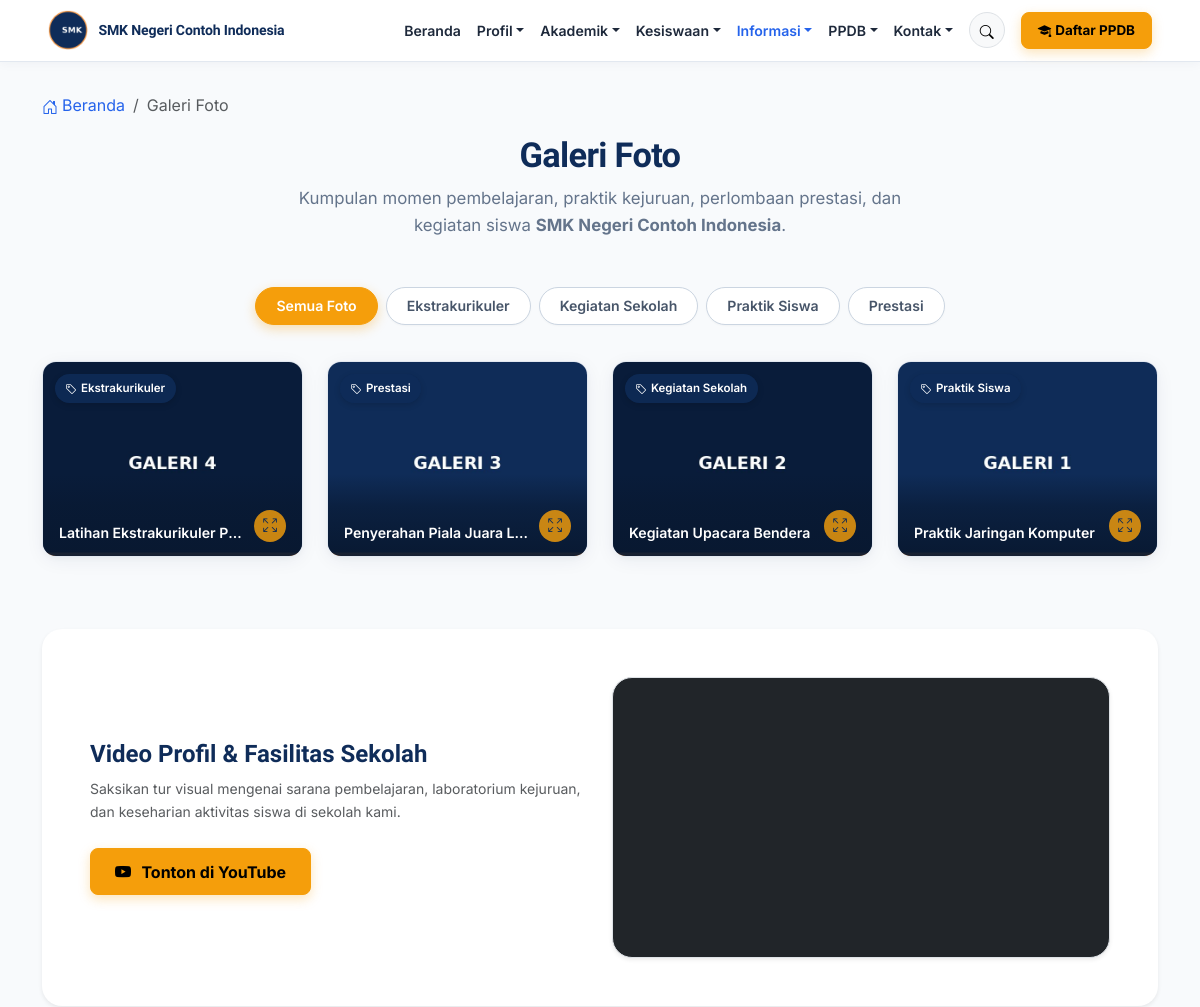
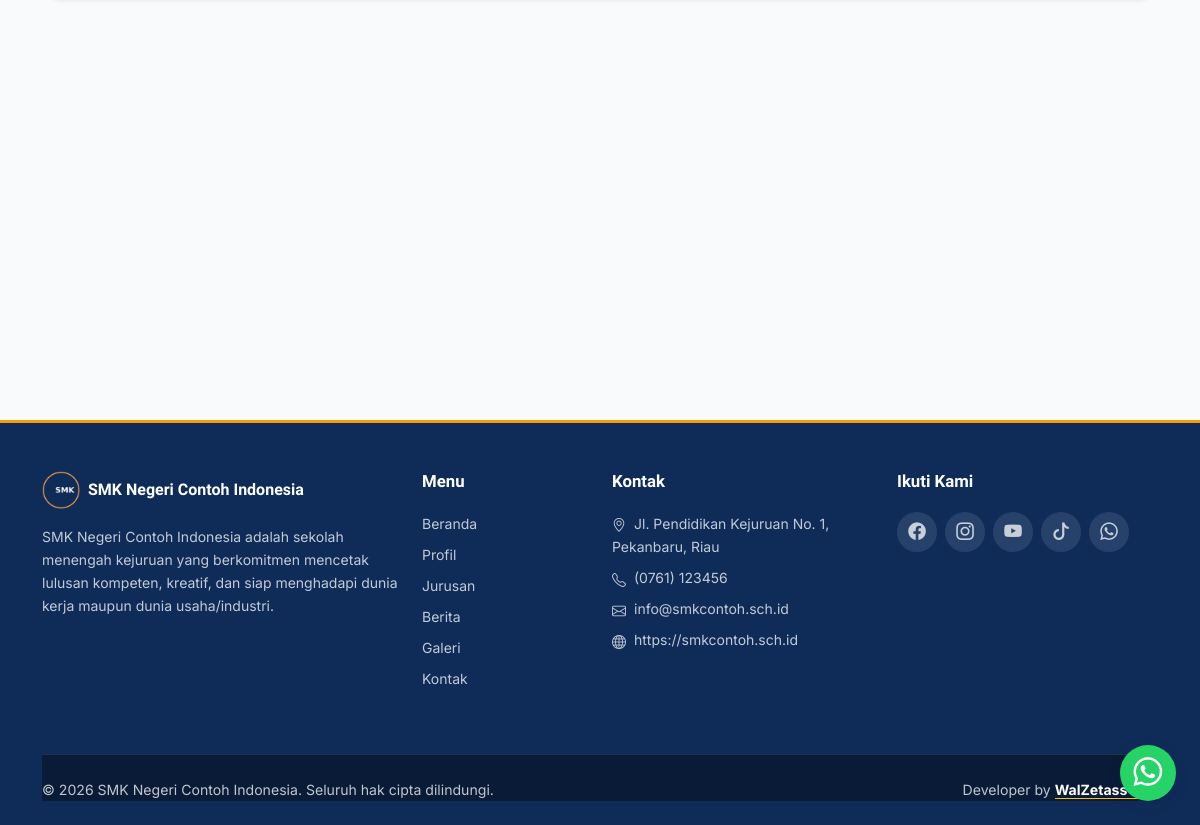
Screenshot of /galeri with the database file from the repository (2 pictures, top to bottom).
### tables this page shows
CREATE TABLE school_profile (
  id INT UNSIGNED AUTO_INCREMENT PRIMARY KEY,
  school_name VARCHAR(150) NOT NULL,
  npsn VARCHAR(20) DEFAULT NULL,
  address VARCHAR(255) DEFAULT NULL,
  phone VARCHAR(50) DEFAULT NULL,
  email VARCHAR(150) DEFAULT NULL,
  website VARCHAR(150) DEFAULT NULL,
  description TEXT,
  logo VARCHAR(255) DEFAULT NULL,
  favicon VARCHAR(255) DEFAULT NULL,
  theme_color_primary VARCHAR(20) DEFAULT '#0F2C59',
  theme_color_secondary VARCHAR(20) DEFAULT '#2563EB',
  theme_color_accent VARCHAR(20) DEFAULT '#F59E0B',
  theme_preset VARCHAR(50) DEFAULT 'navy_classic',
  map_url VARCHAR(255) DEFAULT NULL,
  accreditation VARCHAR(10) DEFAULT NULL,
  founded_year VARCHAR(10) DEFAULT NULL,
  running_text TEXT DEFAULT NULL,
  is_running_text_active TINYINT(1) DEFAULT 1,
  video_profile_url VARCHAR(255) DEFAULT 'https://www.youtube.com/watch?v=7vhYf5p_yhs',
  video_title VARCHAR(200) DEFAULT 'Video Profil & Fasilitas Sekolah',
  video_description TEXT DEFAULT NULL,
  video_features TEXT DEFAULT NULL,
  whatsapp_ppdb VARCHAR(50) DEFAULT '6281234567890',
  whatsapp_bkk VARCHAR(50) DEFAULT '6281234567891',
  whatsapp_tu VARCHAR(50) DEFAULT '6281234567892',
  created_at DATETIME DEFAULT CURRENT_TIMESTAMP,
  updated_at DATETIME DEFAULT CURRENT_TIMESTAMP ON UPDATE CURRENT_TIMESTAMP
);

CREATE TABLE gallery_categories (
  id INT UNSIGNED AUTO_INCREMENT PRIMARY KEY,
  name VARCHAR(100) NOT NULL,
  slug VARCHAR(120) NOT NULL UNIQUE,
  created_at DATETIME DEFAULT CURRENT_TIMESTAMP,
  updated_at DATETIME DEFAULT CURRENT_TIMESTAMP ON UPDATE CURRENT_TIMESTAMP
);

CREATE TABLE galleries (
  id INT UNSIGNED AUTO_INCREMENT PRIMARY KEY,
  category_id INT UNSIGNED DEFAULT NULL,
  title VARCHAR(150) NOT NULL,
  description VARCHAR(255) DEFAULT NULL,
  image VARCHAR(255) NOT NULL,
  created_at DATETIME DEFAULT CURRENT_TIMESTAMP,
  updated_at DATETIME DEFAULT CURRENT_TIMESTAMP ON UPDATE CURRENT_TIMESTAMP,
  FOREIGN KEY (category_id) REFERENCES gallery_categories(id) ON DELETE SET NULL
);

CREATE TABLE social_media (
  id INT UNSIGNED AUTO_INCREMENT PRIMARY KEY,
  platform VARCHAR(50) NOT NULL,
  url VARCHAR(255) NOT NULL,
  icon VARCHAR(100) DEFAULT NULL,
  status TINYINT(1) NOT NULL DEFAULT 1
);

### pages/galeri.php (the view, shortened to what the rows shown need)
<?php
$db       = getDB();
$profile  = getSchoolProfile();
$category = trim($_GET['category'] ?? '');
$page     = max(1, (int) ($_GET['page'] ?? 1));
$perPage  = 12;
$where  = ['1=1'];
$params = [];
$whereSql = implode(' AND ', $where);
$countStmt = $db->prepare("SELECT COUNT(*) FROM galleries g LEFT JOIN gallery_categories gc ON gc.id = g.category_id WHERE $whereSql");
$countStmt->execute($params);
$totalRows  = (int) $countStmt->fetchColumn();
$totalPages = max(1, (int) ceil($totalRows / $perPage));
$page       = min($page, $totalPages);
$offset     = ($page - 1) * $perPage;
$stmt = $db->prepare("SELECT g.*, gc.name AS category_name, gc.slug AS category_slug FROM galleries g
                       LEFT JOIN gallery_categories gc ON gc.id = g.category_id
                       WHERE $whereSql ORDER BY g.id DESC LIMIT $perPage OFFSET $offset");
$stmt->execute($params);
$galleries = $stmt->fetchAll();
$categories = $db->query("
    SELECT gc.*, COUNT(g.id) AS count
    FROM gallery_categories gc
    LEFT JOIN galleries g ON g.category_id = gc.id
    GROUP BY gc.id
    ORDER BY gc.name ASC
")->fetchAll();
require BASE_PATH . '/includes/header.php';
require BASE_PATH . '/includes/navbar.php';
?>
<nav aria-label="breadcrumb" class="container pt-4">
  <ol class="breadcrumb small mb-0">
    <li class="breadcrumb-item"><a href="<?= e(BASE_URL) ?>/"><i class="bi bi-house-door me-1"></i>Beranda</a></li>
    <li class="breadcrumb-item active" aria-current="page">Galeri Foto</li>
  </ol>
</nav>
<section class="section pt-3 pb-5">
  <div class="container">
    <div class="text-center mx-auto mb-5 reveal-up" style="max-width:740px;">
      <h1 class="section-title mb-2">Galeri Foto</h1>
      <p class="section-subtitle mx-auto">Kumpulan momen pembelajaran, praktik kejuruan, perlombaan prestasi, dan kegiatan siswa <strong><?= e($profile['school_name'] ?? 'SMK') ?></strong>.</p>
    </div>
    <div class="filter-pills-nav reveal-up">
      <a href="<?= e(BASE_URL) ?>/galeri" class="filter-pill-btn <?= $category === '' ? 'active' : '' ?>">
        Semua Foto
      </a>
      <?php foreach ($categories as $c): ?>
        <a href="<?= e(BASE_URL) ?>/galeri?category=<?= urlencode($c['slug']) ?>" class="filter-pill-btn <?= $category === $c['slug'] ? 'active' : '' ?>">
          <?= e($c['name']) ?>
        </a>
      <?php endforeach; ?>
    </div>
    <?php if (!empty($galleries)): ?>
      <div class="row g-3 g-md-4 reveal-group">
        <?php foreach ($galleries as $i => $g): ?>
          <div class="col-lg-3 col-md-4 col-6">
            <div class="galeri-item" role="button" data-bs-toggle="modal" data-bs-target="#galeriModal<?= $i ?>" title="<?= e($g['title']) ?>">
              <?php if (!empty($g['category_name'])): ?>
                <span class="galeri-item-badge">
                  <i class="bi bi-tag me-1"></i><?= e($g['category_name']) ?>
                </span>
              <?php endif; ?>
              <img src="<?= e(BASE_URL . '/' . $g['image']) ?>" alt="<?= e($g['title']) ?>" loading="lazy">
              <div class="galeri-item-caption">
                <span class="text-truncate me-2"><?= e($g['title']) ?></span>
                <span class="galeri-item-zoom-icon" title="Perbesar">
                  <i class="bi bi-arrows-fullscreen"></i>
                </span>
              </div>
            </div>
          </div>
        <?php endforeach; ?>
      </div>
    <?php endif; ?>
    <?php if (!empty($profile['video_profile_url'])): ?>
      <?php
        $videoUrl = $profile['video_profile_url'];
        $videoId = null;
        if (preg_match('/(?:youtube\.com\/(?:[^\/]+\/.+\/|(?:v|e(?:mbed)?)\/|.*[?&]v=)|youtu\.be\/)([^"&?\/\s]{11})/', $videoUrl, $matches)) {
            $videoId = $matches[1];
        }
      ?>
      <div class="mt-5 pt-4 reveal-up">
        <div class="card border-0 shadow-sm rounded-4 overflow-hidden bg-white p-4 p-md-5">
          <div class="row align-items-center g-4">
            <div class="col-lg-6">
              <h2 class="h4 fw-bold text-primary mb-2"><?= e($profile['video_title'] ?: 'Video Profil & Fasilitas Sekolah') ?></h2>
              <p class="small text-muted mb-4" style="line-height:1.7;">
                <?= e($profile['video_description'] ?: 'Saksikan tur visual mengenai sarana pembelajaran, laboratorium kejuruan, dan keseharian aktivitas siswa di sekolah kami.') ?>
              </p>
              <a href="<?= e($profile['video_profile_url']) ?>" target="_blank" rel="noopener" class="btn btn-accent fw-bold px-4">
                <i class="bi bi-youtube me-1"></i> Tonton di YouTube
              </a>
            </div>
            <div class="col-lg-6">
              <div class="ratio ratio-16x9 rounded-4 overflow-hidden shadow-sm border bg-dark">
                <?php if ($videoId): ?>
                  <iframe src="https://www.youtube.com/embed/<?= e($videoId) ?>" title="<?= e($profile['video_title'] ?: 'Video Profil') ?>" allow="accelerometer; autoplay; clipboard-write; encrypted-media; gyroscope; picture-in-picture" allowfullscreen></iframe>
                <?php else: ?>
                  <iframe src="<?= e($profile['video_profile_url']) ?>" title="Video Profil" allowfullscreen></iframe>
                <?php endif; ?>
              </div>
            </div>
          </div>
        </div>
      </div>
    <?php endif; ?>
  </div>
</section>
<?php require BASE_PATH . '/includes/footer.php'; ?>

### includes/navbar.php (shortened to what the rows shown need)
<?php
$profile = getSchoolProfile();
$currentPath = parse_url($_SERVER['REQUEST_URI'] ?? '/', PHP_URL_PATH) ?: '/';
$currentPath = rtrim($currentPath, '/') ?: '/';
if (!function_exists('navActive')) {
    function navActive(string $path, string $current): string
    {
        return $current === $path ? ' active' : '';
    }
}
$hasTicker = !empty($profile['is_running_text_active']) && !empty($profile['running_text']);
?>
<nav class="navbar navbar-expand-xl navbar-smk fixed-top <?= $hasTicker ? 'has-ticker' : '' ?>">
  <div class="container-fluid px-3 px-md-4 px-xl-5">
    <a class="navbar-brand me-2 me-xl-4" href="<?= e(BASE_URL) ?>/" title="<?= e($profile['school_name'] ?? '') ?>">
      <img src="<?= e(BASE_URL . '/' . ($profile['logo'] ?? 'assets/images/logo.png')) ?>" alt="Logo <?= e($profile['school_name'] ?? '') ?>">
      <span class="navbar-brand-text"><?= e($profile['school_name'] ?? 'SMK Negeri Contoh Indonesia') ?></span>
    </a>
    <div class="collapse navbar-collapse" id="mainNav">
      <ul class="navbar-nav ms-auto align-items-xl-center">
        <li class="nav-item"><a class="nav-link<?= navActive('/', $currentPath) ?>" href="<?= e(BASE_URL) ?>/">Beranda</a></li>
        <li class="nav-item dropdown">
          <a class="nav-link dropdown-toggle<?= str_starts_with($currentPath, '/profil') ? ' active' : '' ?>" href="<?= e(BASE_URL) ?>/profil" id="profilDropdown" role="button" data-bs-toggle="dropdown" aria-expanded="false">Profil</a>
        </li>
        <?php if (isModuleActive('majors') || isModuleActive('agendas') || isModuleActive('downloads')): ?>
        <li class="nav-item dropdown">
          <a class="nav-link dropdown-toggle<?= $currentPath === '/jurusan' || $currentPath === '/agenda' || $currentPath === '/unduhan' ? ' active' : '' ?>" href="#" id="akademikDropdown" role="button" data-bs-toggle="dropdown" aria-expanded="false">Akademik</a>
        </li>
        <?php endif; ?>
        <?php if (isModuleActive('extracurriculars') || isModuleActive('prestasi') || isModuleActive('kelulusan')): ?>
        <li class="nav-item dropdown">
          <a class="nav-link dropdown-toggle<?= $currentPath === '/ekstrakurikuler' || $currentPath === '/prestasi' || $currentPath === '/kelulusan' ? ' active' : '' ?>" href="#" id="kesiswaanDropdown" role="button" data-bs-toggle="dropdown" aria-expanded="false">Kesiswaan</a>
        </li>
        <?php endif; ?>
        <?php if (isModuleActive('news') || isModuleActive('galleries') || isModuleActive('bkk')): ?>
        <li class="nav-item dropdown">
          <a class="nav-link dropdown-toggle<?= $currentPath === '/berita' || $currentPath === '/galeri' || str_starts_with($currentPath, '/bkk') ? ' active' : '' ?>" href="#" id="informasiDropdown" role="button" data-bs-toggle="dropdown" aria-expanded="false">Informasi</a>
        </li>
        <?php endif; ?>
        <?php if (isModuleActive('ppdb')): ?>
        <li class="nav-item dropdown">
          <a class="nav-link dropdown-toggle<?= str_starts_with($currentPath, '/ppdb') ? ' active' : '' ?>" href="<?= e(BASE_URL) ?>/ppdb" id="ppdbDropdown" role="button" data-bs-toggle="dropdown" aria-expanded="false">PPDB</a>
        </li>
        <?php endif; ?>
        <li class="nav-item dropdown">
          <a class="nav-link dropdown-toggle<?= $currentPath === '/kontak' || $currentPath === '/buku-tamu' ? ' active' : '' ?>" href="#" id="kontakDropdown" role="button" data-bs-toggle="dropdown" aria-expanded="false">Kontak</a>
        </li>
        <li class="nav-item d-none d-xl-flex align-items-center ms-2">
          <button type="button" class="btn btn-sm btn-light rounded-circle shadow-none p-1 border" data-bs-toggle="modal" data-bs-target="#globalSearchModal" title="Pencarian Global (Ctrl + K)" style="width:36px;height:36px;">
            <i class="bi bi-search"></i>
          </button>
        </li>
        <?php if (isModuleActive('ppdb')): ?>
        <li class="nav-item ms-xl-3 mt-2 mt-xl-0">
          <a class="btn btn-sm btn-accent text-nowrap px-3 py-2 fw-bold d-inline-flex align-items-center gap-1" href="<?= e(BASE_URL) ?>/ppdb/daftar">
            <i class="bi bi-mortarboard-fill"></i> Daftar PPDB
          </a>
        </li>
        <?php endif; ?>
      </ul>
    </div>
  </div>
</nav>
<div class="navbar-spacer <?= $hasTicker ? 'has-ticker' : '' ?>" aria-hidden="true"></div>

### includes/footer.php (shortened to what the rows shown need)
<?php
$profile = getSchoolProfile();
$socials = getSocialMedia();
?>
  <footer class="footer-smk pt-5 pb-4">
    <div class="container">
      <div class="row g-4">
        <div class="col-lg-4 col-md-6">
          <div class="d-flex align-items-center gap-2 mb-3">
            <img src="<?= e(BASE_URL . '/' . ($profile['logo'] ?? 'assets/images/logo.png')) ?>" alt="Logo" style="height:38px;">
            <span class="fw-bold text-white" style="font-family: var(--font-display);"><?= e($profile['school_name'] ?? '') ?></span>
          </div>
          <p class="small"><?= e($profile['description'] ?? '') ?></p>
        </div>
        <div class="col-lg-2 col-md-6">
          <h6>Menu</h6>
          <ul class="list-unstyled small">
            <li class="mb-2"><a href="<?= e(BASE_URL) ?>/">Beranda</a></li>
            <li class="mb-2"><a href="<?= e(BASE_URL) ?>/profil">Profil</a></li>
            <li class="mb-2"><a href="<?= e(BASE_URL) ?>/jurusan">Jurusan</a></li>
            <li class="mb-2"><a href="<?= e(BASE_URL) ?>/berita">Berita</a></li>
            <li class="mb-2"><a href="<?= e(BASE_URL) ?>/galeri">Galeri</a></li>
            <li class="mb-2"><a href="<?= e(BASE_URL) ?>/kontak">Kontak</a></li>
          </ul>
        </div>
        <div class="col-lg-3 col-md-6">
          <h6>Kontak</h6>
          <ul class="list-unstyled small">
            <li class="mb-2"><i class="bi bi-geo-alt me-2"></i><?= e($profile['address'] ?? '') ?></li>
            <li class="mb-2"><i class="bi bi-telephone me-2"></i><?= e($profile['phone'] ?? '') ?></li>
            <li class="mb-2"><i class="bi bi-envelope me-2"></i><?= e($profile['email'] ?? '') ?></li>
            <li class="mb-2"><i class="bi bi-globe me-2"></i><?= e($profile['website'] ?? '') ?></li>
          </ul>
        </div>
        <div class="col-lg-3 col-md-6">
          <h6>Ikuti Kami</h6>
          <div class="d-flex gap-2">
            <?php foreach ($socials as $s): ?>
              <a class="social-icon-circle" href="<?= e($s['url']) ?>" target="_blank" rel="noopener" aria-label="<?= e($s['platform']) ?>">
                <i class="bi <?= e($s['icon']) ?>"></i>
              </a>
            <?php endforeach; ?>
          </div>
        </div>
      </div>
      <div class="footer-bottom d-flex flex-column flex-md-row justify-content-between align-items-center gap-2">
        <span>&copy; <?= date('Y') ?> <?= e($profile['school_name'] ?? '') ?>. Seluruh hak cipta dilindungi.</span>
        <span>Developer by <a href="https://www.portfolionyaihwal.my.id/" target="_blank" rel="noopener noreferrer" class="text-white fw-bold text-decoration-none border-bottom border-warning pb-0.5">WalZetass-Kar</a></span>
      </div>
    </div>
  </footer>
  <div class="wa-widget-wrapper">
    <button id="waToggleBtn" class="btn-wa-float shadow-soft" aria-label="Chat WhatsApp">
      <i class="bi bi-whatsapp"></i>
    </button>
  </div>
</body>
</html>

### rows the page displays
school_profile: logo (picture), school_name "SMK Negeri Contoh Indonesia", video_title "Video Profil & Fasilitas Sekolah", video_description "Saksikan tur visual mengenai sarana pembelajaran, laboratorium kejuruan, dan keseharian aktivitas siswa di sekolah kami.", description "SMK Negeri Contoh Indonesia adalah sekolah menengah kejuruan yang berkomitmen mencetak lulusan kompeten, kreatif, dan siap menghadapi dunia kerja maupun dunia usaha/industri.", address "Jl. Pendidikan Kejuruan No. 1, Pekanbaru, Riau", phone "(0761) 123456", email "info@smkcontoh.sch.id", website "https://smkcontoh.sch.id"
gallery_categories: name "Ekstrakurikuler"
gallery_categories: name "Kegiatan Sekolah"
gallery_categories: name "Praktik Siswa"
gallery_categories: name "Prestasi"
galleries: category.name "Ekstrakurikuler", image (picture), title "Latihan Ekstrakurikuler P…"
galleries: category.name "Prestasi", image (picture), title "Penyerahan Piala Juara L…"
galleries: category.name "Kegiatan Sekolah", image (picture), title "Kegiatan Upacara Bendera"
galleries: category.name "Praktik Siswa", image (picture), title "Praktik Jaringan Komputer"
